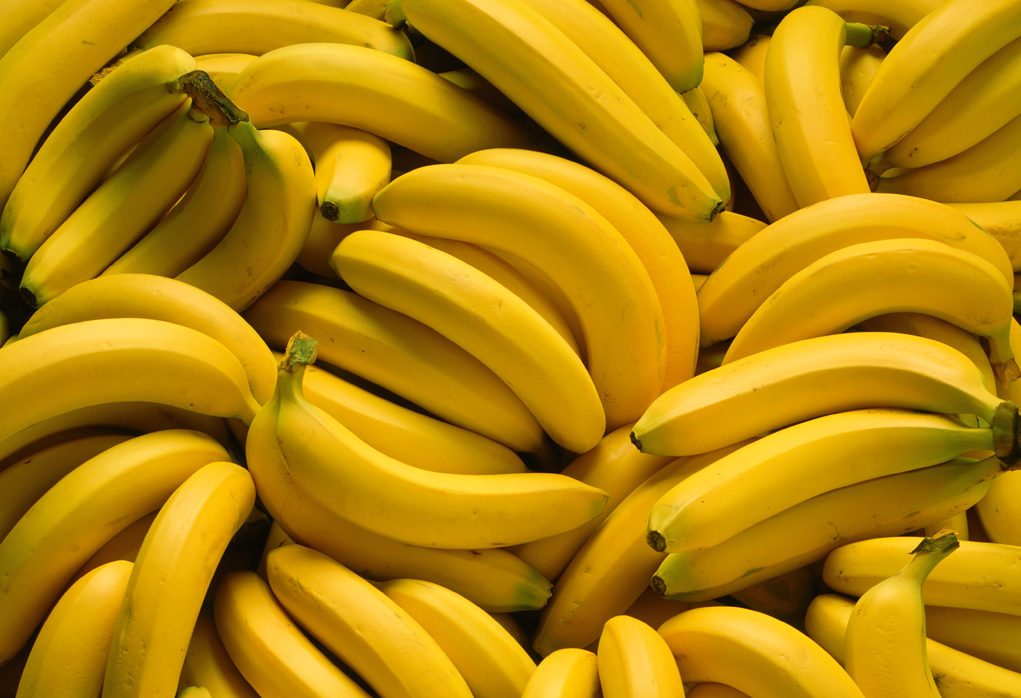
#> input picture Chapter 6/banana.png, 1021 x 698 px
$ python masking.py --image banana.png
#> lines starting #> are read from the running program, lines starting #| are printed output that depends on the picture; after the words box and inside, x2 and y2 are one past the last pixel; in counts of white or black regions, pixels touching at a corner belong together
import numpy as np
import argparse
import cv2

ap = argparse.ArgumentParser()
ap.add_argument("-i", "--image", required = True, help = "Path to the image")
args = vars(ap.parse_args())

image = cv2.imread(args["image"])
#> image is the input picture: shape (698, 1021, 3); mean B, G, R 9.2, 132.6, 179
cv2.imshow("Original", image)
cv2.waitKey(0)

#Make numpy array of zeros
#Same dimensions as image
mask = np.zeros(image.shape[:2], dtype = "uint8")
#Find center
(cX, cY) = (image.shape[1] // 2, image.shape[0] // 2)
#> cX = 510; cY = 349
#Draw rectangle in center 150x150
cv2.rectangle(mask, (cX - 75, cY - 75), (cX + 75, cY + 75), 255, -1)
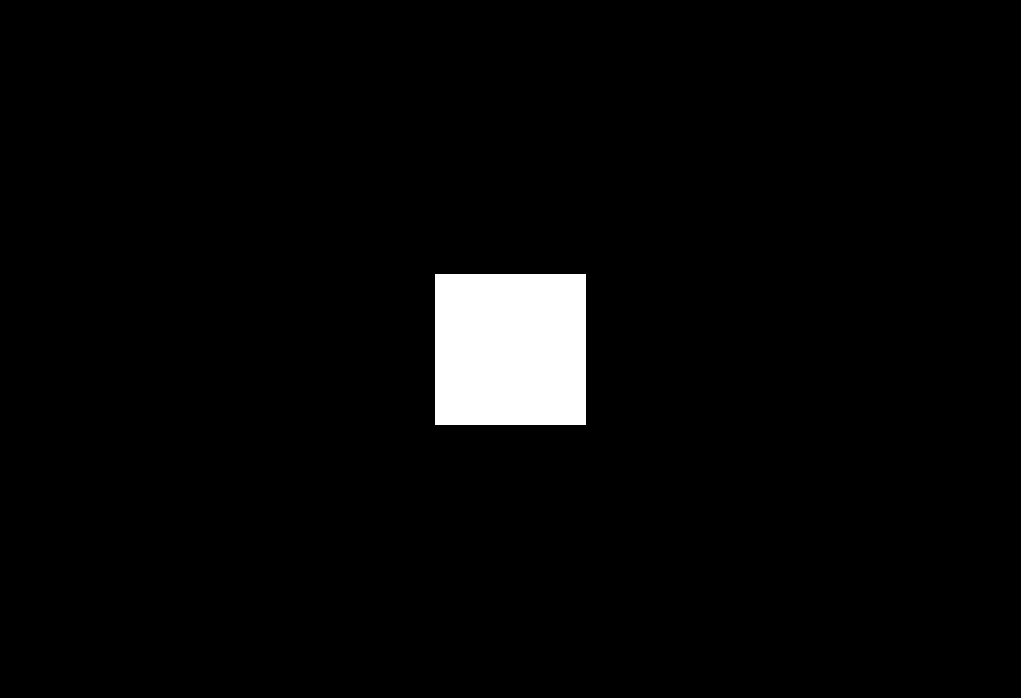
#> mask: shape (698, 1021); 3.2% white; 1 white region, box (x1, y1, x2, y2) and area: (435, 274, 586, 425) 22801
cv2.imshow("Mask", mask)
cv2.waitKey(0)

#Apply AND
#First two parameters are the image (bitwise needs 2 images)
#Bitwise only examines pixels in the mask
masked = cv2.bitwise_and(image, image, mask = mask)
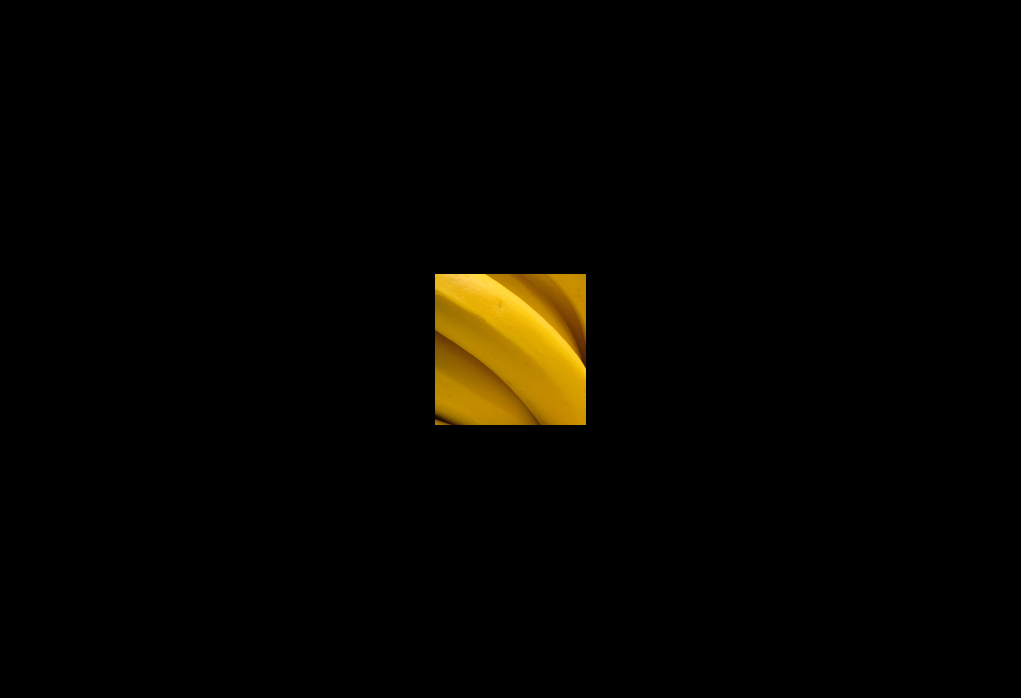
#> masked: shape (698, 1021, 3); mean B, G, R 0.2, 4.4, 6
cv2.imshow("Mask Applied to Image", masked)
cv2.waitKey(0)

#Make numpy array of zeros
mask = np.zeros(image.shape[:2], dtype = "uint8")
#Draw circle in center
cv2.circle(mask, (cX, cY), 100, 255, -1)
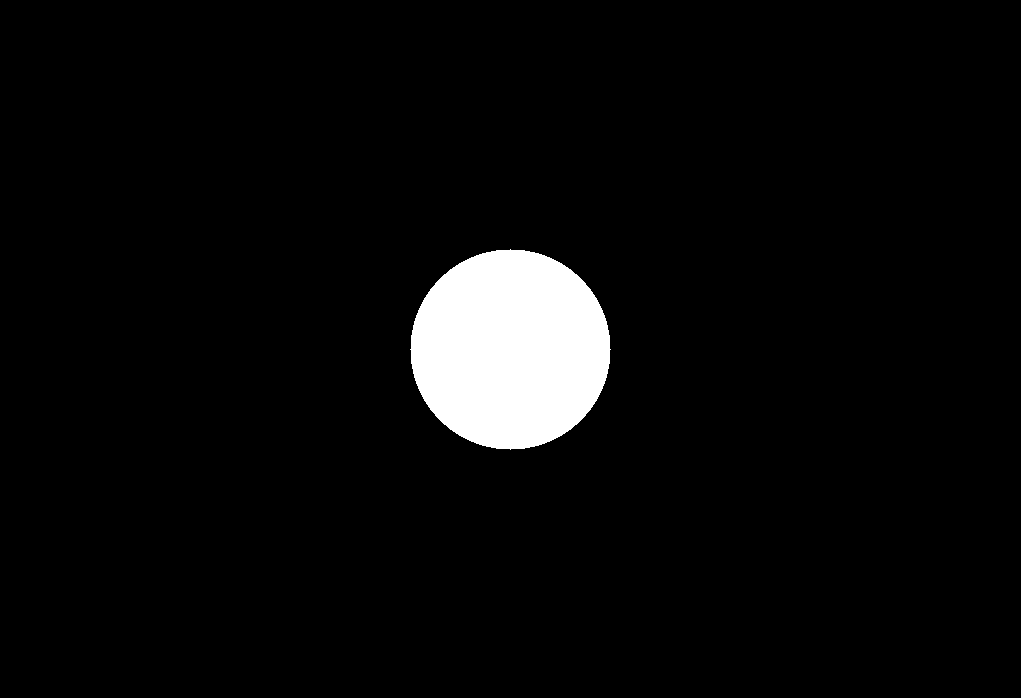
#> mask: shape (698, 1021); 4.4% white; 1 white region, box (x1, y1, x2, y2) and area: (410, 249, 611, 450) 31417
#Apply mask
masked = cv2.bitwise_and(image, image, mask = mask)
cv2.imshow("Mask", mask)
cv2.waitKey(0)
cv2.imshow("Mask Applied to Image", masked)
cv2.waitKey(0)
